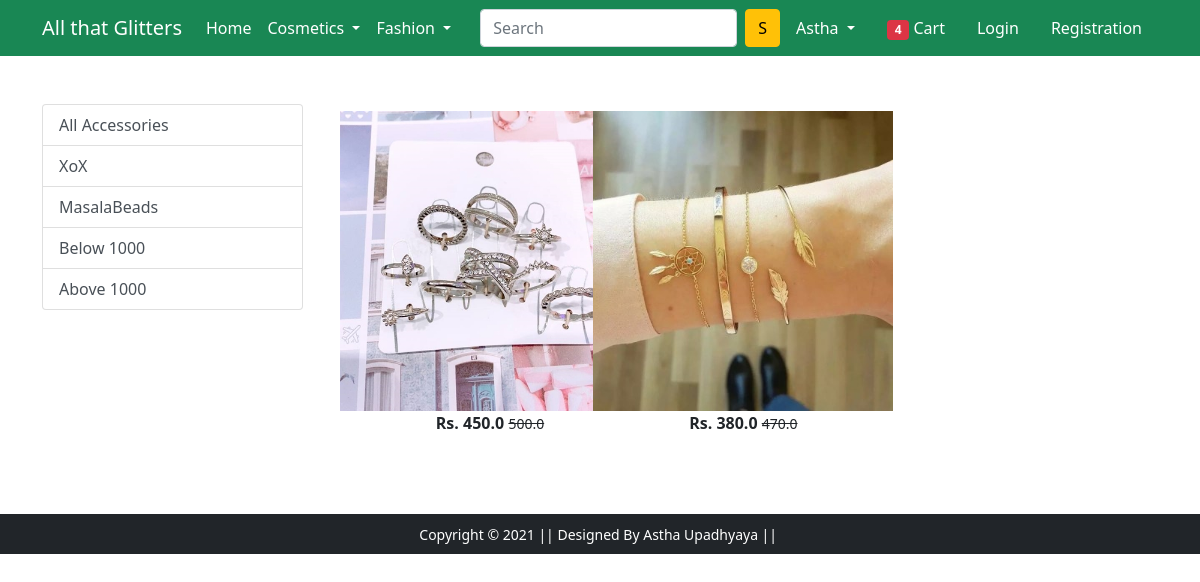
The app's page /accessories/XoX, older data.
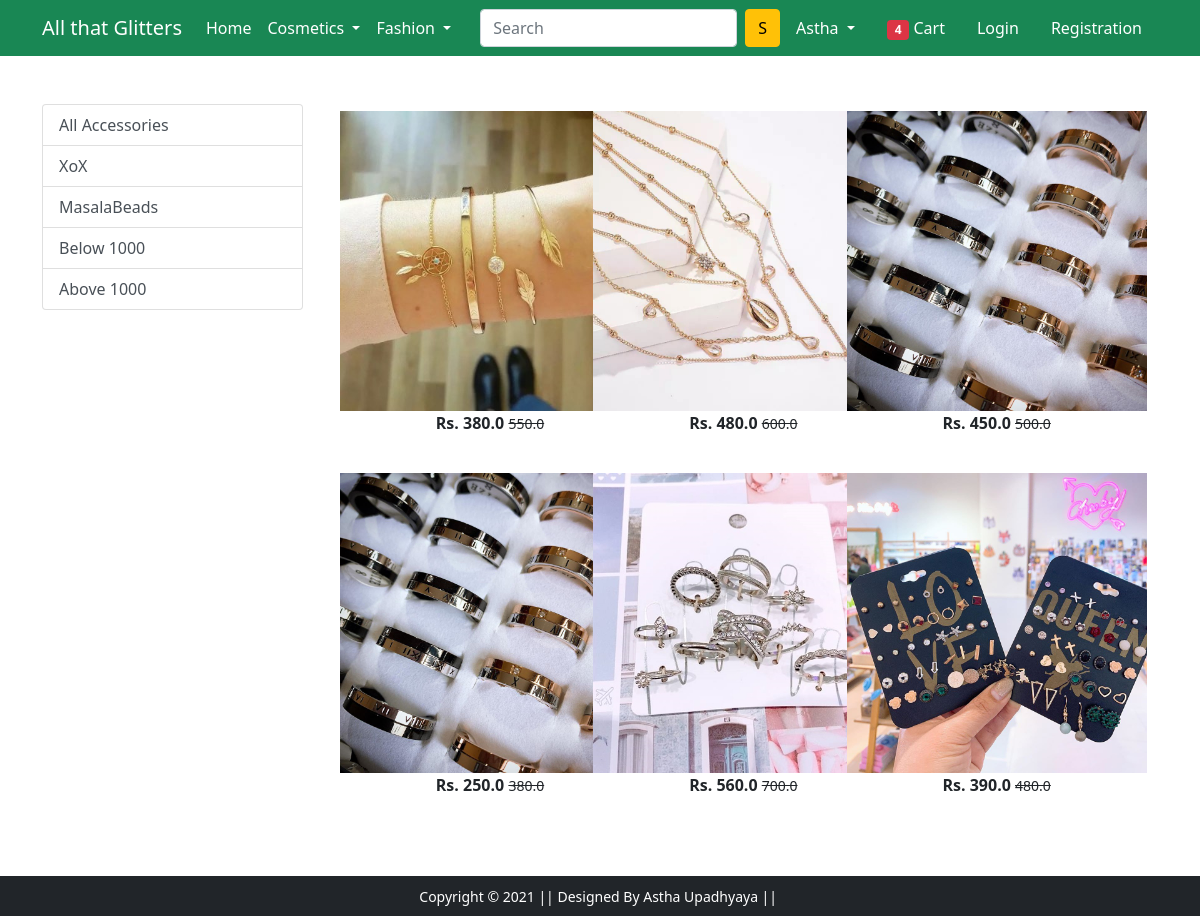
The same page, newer data.
### app/models.py (models this page shows, shortened)
class Product(models.Model):
    title=models.CharField(max_length=100)
    selling_price = models.FloatField()
    discounted_price = models.FloatField()
    description = models.CharField(max_length=100)
    brand = models.CharField(max_length=100)
    category = models.CharField(choices=CATEGORY_CHOICES,
                                max_length=2)
    product_image = models.ImageField(upload_to='productimg')

### app/views.py (the view)
# urls.py: path('accessories', views.accessories, name='accessories'),
def accessories(request, data=None):
 if data == None:
  accessories = Product.objects.filter(category='A')
 elif data == 'XoX' or data == 'MasalaBeads':
  accessories = Product.objects.filter(category='A').filter(brand=data)
 elif data == 'below':
  accessories = Product.objects.filter(category='A').filter(discounted_price__lt=1000)
 elif data == 'above':
  accessories = Product.objects.filter(category='A').filter(discounted_price__gt=1000)
 return render(request, 'app/accessories.html', {'accessories':accessories})

### app/templates/app/accessories.html (shortened to what this page needs)
{% extends 'app/base.html' %}
{% load static %}
{% block main-content %}
<div class="container my-5">
 <div class="row">
  <div class="col-sm-3">
   <div class="list-group">
    <a href="{% url 'accessories' %}" class="list-group-item
    list-group-item-action" aria-current="true">All Accessories</a>
    <a href="{% url 'accessoriesdata' 'XoX' %}"
       class="list-group-item list-group-item-action"
       aria-current="true">XoX</a>
    <a href="{% url 'accessoriesdata' 'MasalaBeads' %}"
       class="list-group-item list-group-item-action">MasalaBeads</a>
    <a href="{% url 'accessoriesdata' 'below' %}"
       class="list-group-item list-group-item-action">Below 1000</a>
    <a href="{% url 'accessoriesdata' 'above' %}"
       class="list-group-item list-group-item-action">Above 1000</a>
   </div>
  </div>
  <div class="col-sm-8">
   <div class="row">
    {% for product in accessories %}
    <div class="col-sm-4 text-center mb-4">
     <a href="{% url 'product-detail' product.id %}"
        class="btn">
      <div class="item">
       <img src="{{product.product_image.url}}" alt=""
            height="300" class="">
       <div class="fw-bold">Rs. {{product.discounted_price}}
        <small class="fw-light text-decoration-line-through">
         {{product.selling_price}}</small></div>
      </div>
     </a>
    </div>
    {% endfor %}
   </div>
  </div>
 </div>
</div>
{% endblock main-content %}

Row changes from the older to the newer data that the page shows:
removed Product: product_image (picture), discounted_price "450.0", selling_price "500.0"
removed Product: product_image (picture), discounted_price "380.0", selling_price "470.0"
added Product: product_image (picture), discounted_price "380.0", selling_price "550.0"
added Product: product_image (picture), discounted_price "480.0", selling_price "600.0"
added Product: product_image (picture), discounted_price "450.0", selling_price "500.0"
added Product: product_image (picture), discounted_price "250.0", selling_price "380.0"
added Product: product_image (picture), discounted_price "560.0", selling_price "700.0"
added Product: product_image (picture), discounted_price "390.0", selling_price "480.0"
